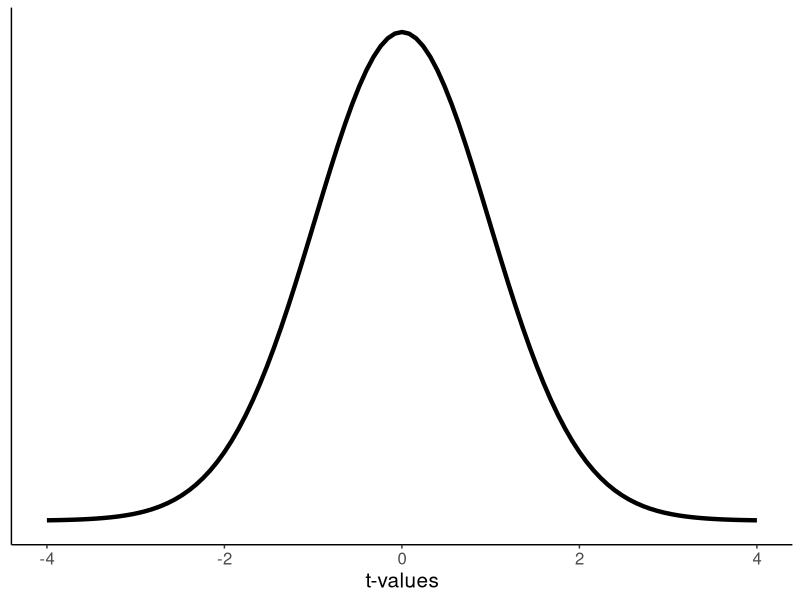
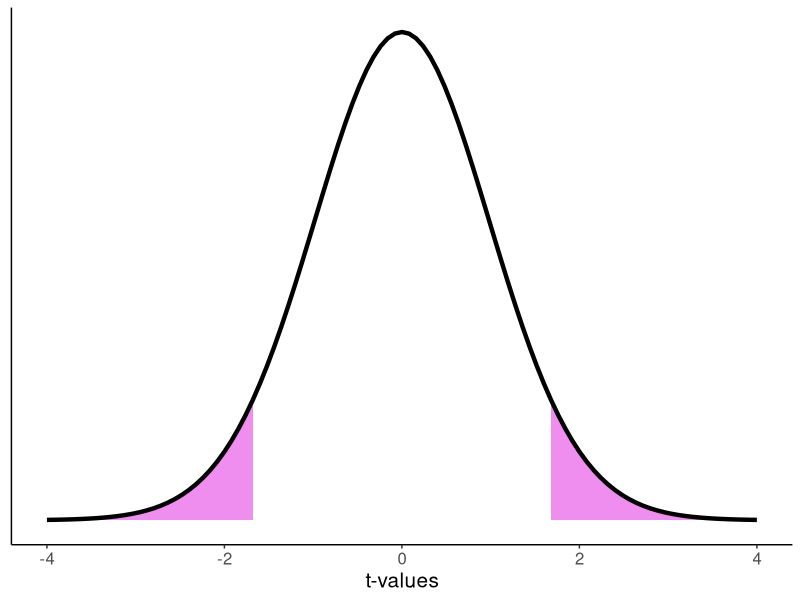
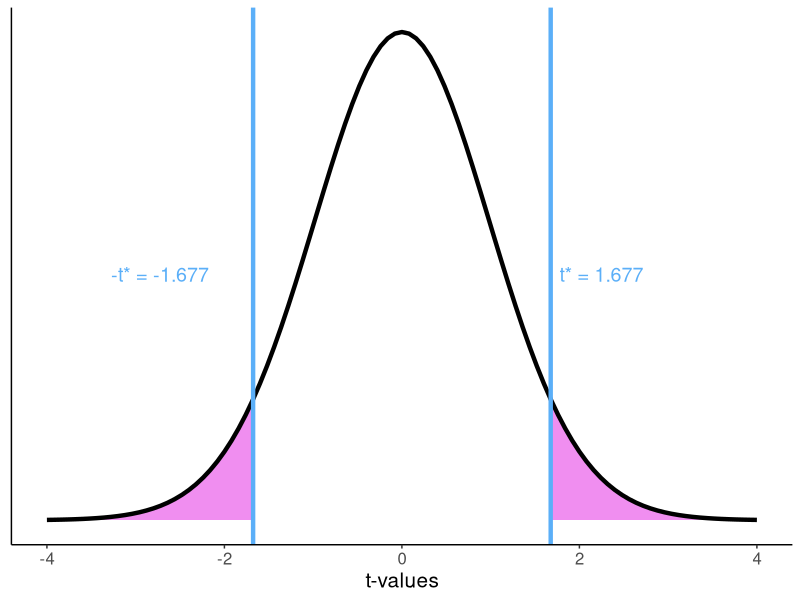
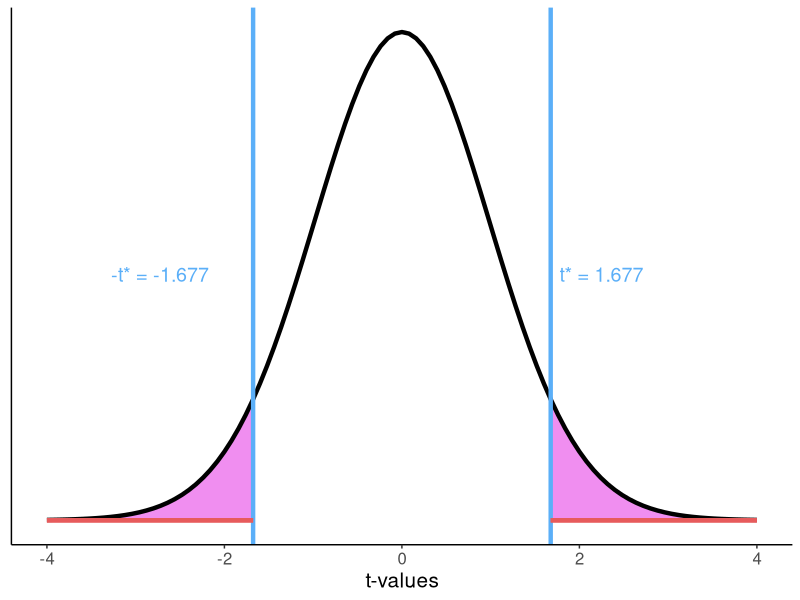

Generate these figures, in order, with R:
## ---- chunk 1
#| echo: false
#| fig-width: 6
#| fig-height: 3
#| fig-align: center
#| warning: false
#| message: false

library(ggplot2)

df1 = 49

t_dist_plot = ggplot(data.frame(x = c(-4, 4)), aes(x)) + 
  stat_function(fun = dt, 
                args = list(df = df1), 
                size = 1.5) +
  theme_classic() +
  theme(text = element_text(size = 15), 
        axis.ticks.y = element_blank(), 
        axis.text.y = element_blank(), 
        axis.title.y = element_blank()) +
  labs(x = "t-values")
t_dist_plot
## ---- chunk 2
#| echo: false
#| fig-width: 6
#| fig-height: 3
#| fig-align: center
#| warning: false
#| message: false

library(ggplot2)

df1 = 49

t_dist_plot = ggplot(data.frame(x = c(-4, 4)), aes(x)) +
  geom_area(stat = "function", 
            fun = dt, args = list(df=df1),
            fill = "violet", alpha =0.9, 
            xlim = c(-4, qt(df=49, p=0.05))) +
    geom_area(stat = "function", 
            fun = dt, args = list(df=df1),
            fill = "violet", alpha =0.9, 
            xlim = c(qt(df=49, p=0.95), 4)) +
  stat_function(fun = dt, 
                args = list(df = df1), 
                size = 1.5) +
  theme_classic() +
  theme(text = element_text(size = 15), 
        axis.ticks.y = element_blank(), 
        axis.text.y = element_blank(), 
        axis.title.y = element_blank()) +
  labs(x = "t-values")
t_dist_plot
## ---- chunk 3
# For the left tail:
t_star_neg = qt(p = 0.05, df = 49)

# For the right tail:
t_star_pos = qt(p = 0.95, df = 49)
t_star_pos = qt(p = 0.05, df = 49, lower.tail = F)
t_star_pos
## ---- chunk 4
#| echo: false
#| fig-width: 6
#| fig-height: 3
#| fig-align: center
#| warning: false
#| message: false

library(ggplot2)

df1 = 49

t_dist_plot = ggplot(data.frame(x = c(-4, 4)), aes(x)) +
  geom_area(stat = "function", 
            fun = dt, args = list(df=df1),
            fill = "violet", alpha =0.9, 
            xlim = c(-4, qt(df=49, p=0.05))) +
    geom_area(stat = "function", 
            fun = dt, args = list(df=df1),
            fill = "violet", alpha =0.9, 
            xlim = c(qt(df=49, p=0.95), 4)) +
  stat_function(fun = dt, 
                args = list(df = df1), 
                size = 1.5) +
  geom_vline(xintercept = qt(df=49, p=0.05), 
             size = 1.5, 
             color = "#5BAFF8") +
  geom_vline(xintercept = qt(df=49, p=0.95), 
             size = 1.5, 
             color = "#5BAFF8") +
  annotate("text", x = qt(df=49, p=0.95) + 0.1, 
           y = .2, label = expression(paste("t* = 1.677")), 
           hjust=0, size=5, color = "#5BAFF8") +
  annotate("text", x = qt(df=49, p=0.05) - 1.6, 
           y = .2, label = expression(paste("-t* = -1.677")), 
           hjust=0, size=5, color = "#5BAFF8") +
  theme_classic() +
  theme(text = element_text(size = 15), 
        axis.ticks.y = element_blank(), 
        axis.text.y = element_blank(), 
        axis.title.y = element_blank()) +
  labs(x = "t-values")
t_dist_plot
## ---- chunk 5
#| echo: false
#| fig-width: 6
#| fig-height: 3
#| fig-align: center
#| warning: false
#| message: false

library(ggplot2)

df1 = 49

t_dist_plot = ggplot(data.frame(x = c(-4, 4)), aes(x)) +
  geom_area(stat = "function", 
            fun = dt, args = list(df=df1),
            fill = "violet", alpha =0.9, 
            xlim = c(-4, qt(df=49, p=0.05))) +
    geom_area(stat = "function", 
            fun = dt, args = list(df=df1),
            fill = "violet", alpha =0.9, 
            xlim = c(qt(df=49, p=0.95), 4)) +
  stat_function(fun = dt, 
                args = list(df = df1), 
                size = 1.5) +
  geom_vline(xintercept = qt(df=49, p=0.05), 
             size = 1.5, 
             color = "#5BAFF8") +
  geom_vline(xintercept = qt(df=49, p=0.95), 
             size = 1.5, 
             color = "#5BAFF8") +
  annotate("text", x = qt(df=49, p=0.95) + 0.1, 
           y = .2, label = expression(paste("t* = 1.677")), 
           hjust=0, size=5, color = "#5BAFF8") +
  annotate("text", x = qt(df=49, p=0.05) - 1.6, 
           y = .2, label = expression(paste("-t* = -1.677")), 
           hjust=0, size=5, color = "#5BAFF8") +
  geom_segment(aes(x = -4, xend = qt(df=49, p=0.05), y=0, yend=0), 
               size = 1.5, 
               color = "#E75B5C") +
  geom_segment(aes(x = qt(df=49, p=0.95), xend = 4, y=0, yend=0), 
               size = 1.5, 
               color = "#E75B5C") +
  theme_classic() +
  theme(text = element_text(size = 15), 
        axis.ticks.y = element_blank(), 
        axis.text.y = element_blank(), 
        axis.title.y = element_blank()) +
  labs(x = "t-values")
t_dist_plot
